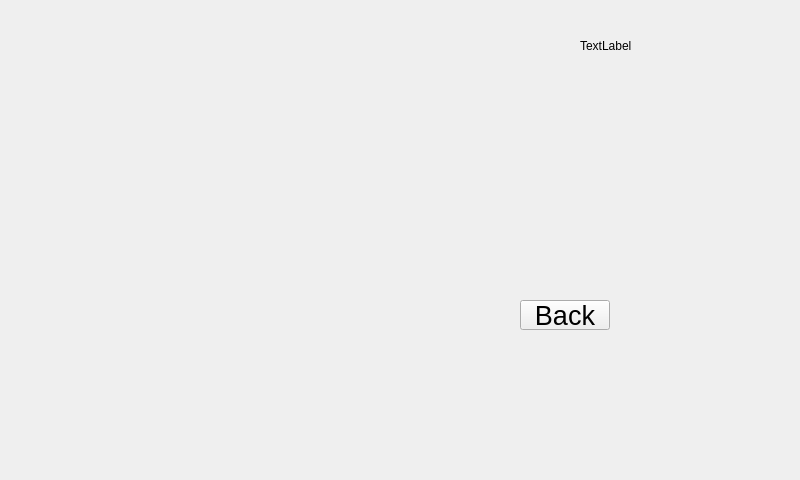
<?xml version="1.0" encoding="UTF-8"?>
<ui version="4.0">
 <class>picture_sheetDlg</class>
 <widget class="QWidget" name="picture_sheetDlg">
  <property name="geometry">
   <rect>
    <x>0</x>
    <y>0</y>
    <width>800</width>
    <height>480</height>
   </rect>
  </property>
  <property name="windowTitle">
   <string>Form</string>
  </property>
  <widget class="QLabel" name="dateTime">
   <property name="geometry">
    <rect>
     <x>580</x>
     <y>40</y>
     <width>54</width>
     <height>12</height>
    </rect>
   </property>
   <property name="text">
    <string>TextLabel</string>
   </property>
  </widget>
  <widget class="QPushButton" name="back">
   <property name="geometry">
    <rect>
     <x>520</x>
     <y>300</y>
     <width>90</width>
     <height>30</height>
    </rect>
   </property>
   <property name="font">
    <font>
     <pointsize>20</pointsize>
    </font>
   </property>
   <property name="text">
    <string>Back</string>
   </property>
  </widget>
 </widget>
 <resources/>
 <connections/>
</ui>
